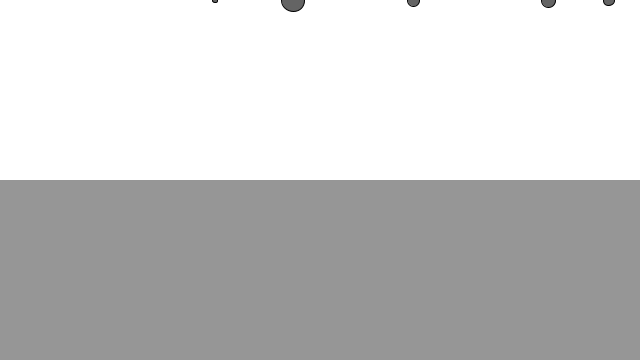
Frame 1 (no input)
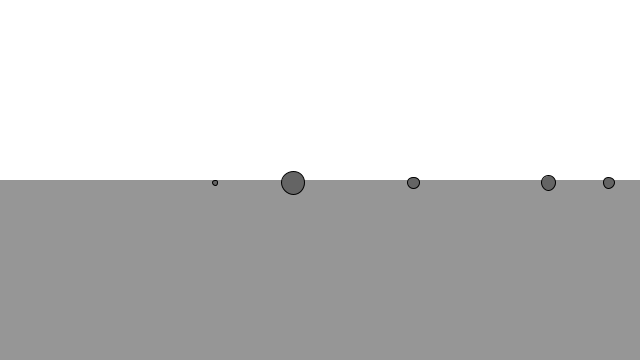
Frame 60 (the mouse pressed at the canvas centre just before this capture)
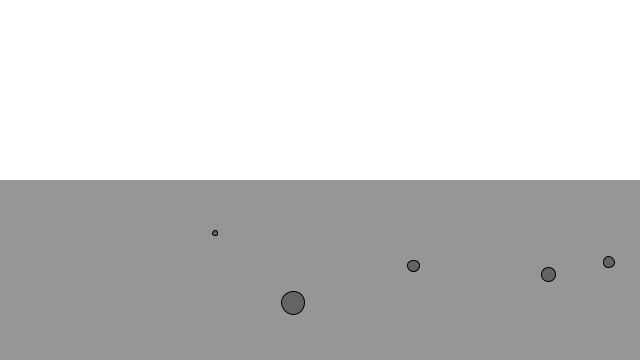
Frame 120 (the mouse held since frame 60 and released just before this capture)

The Processing sketch that drew these frames (run headless with seeded random() and noise(); from frame 60 on, the mouse is pressed at the canvas centre):

// Processing sketch: NoC_02_5_DragForce
// ── NoC_02_5_DragForce.pde
// declare variables
Mover[] movers;
Liquid liquid;

void settings(){
  size(640,360);
}

void setup(){
  liquid = new Liquid(0, height/2, width, height/2, 0.04);
  movers = new Mover[5];
  for (int i = 0; i < movers.length; i++){
    movers[i] = new Mover();
  }
}

void draw(){
  background(255);
  liquid.display();
  
  for (Mover m : movers){
    // if inLiquid, apply the drag force
    if (m.inLiquid(liquid)){
      //println("inLiquid: True");
      PVector dragF = liquid.dragForce(m);
      m.applyForce(dragF);
    } else {
    println("inLiquid: False");
    }
    
    //quicktest: appy drag with mouseclick
    /*
    if (mousePressed){
      //println("mousePressed = True!");
      PVector dragF = liquid.dragForce(m);
      m.applyForce(dragF);
    } else {
    //println("mousePressed = False!");
    }
   */
   
   
   //another test: building up to mouse pos on screen
   /*
   if (mouseX > liquid.x && mouseX < liquid.x + liquid.w && mouseY > liquid.y && mouseY < liquid.y + liquid.h){
    PVector dragF = liquid.dragForce(m);
    m.applyForce(dragF);
   }
   */
    
    //apply grav
    float gravF = 0.1 * m.mass;
    PVector grav = new PVector(0, gravF);
    m.applyForce(grav);
    
    m.update();
    m.display();
  }
}

// ── Liquid.pde
class Liquid{
  // var dec
  float x,y,w,h;
  float c; //this is the drag force constant
  //
  
  //Initialize
  Liquid(float x_, float y_, float w_, float h_, float c_){
    x = x_;
    y = y_;
    w = w_;
    h = h_;
    c = c_;
  }
  
  PVector dragForce(Mover m){
    float dragMag = m.vel.magSq();
    PVector dragF = m.vel.copy();
    dragF.mult(-1);
    dragF.normalize();
    dragF.mult(c * dragMag);
    return dragF;
  }
  
  // the display function is going to draw the drag material rectangle
  void display(){
    noStroke();
    fill(150);
    rect(x,y,w,h);
  }
  
  
  
}
  

// ── Mover.pde
class Mover{
  // var dec
  PVector loc;
  PVector vel;
  PVector acc;
  float mass;
  PVector grav;
  
  //init
  Mover(){
    loc = new PVector(random(0,width),0);
    vel = new PVector(0,0);
    acc = new PVector(0,0);
    mass = random(0.1,2);
  
  }
  
  Boolean inLiquid(Liquid l){
    if (loc.x > l.x && loc.x < l.x + l.w && loc.y > l.y && loc.y < l.y + l.h){
      return true;
    } else {
      return false;
    }
  }
   
  void applyForce(PVector f){
    PVector force = f.copy();
    f.div(mass);
    acc.add(f);
  }
  
  void update(){
    vel.add(acc);
    loc.add(vel);
    acc.mult(0);
  }
  
  void display(){
    stroke(0);
    fill(100);
    ellipse(loc.x, loc.y, mass*20, mass*20);
  }

}
